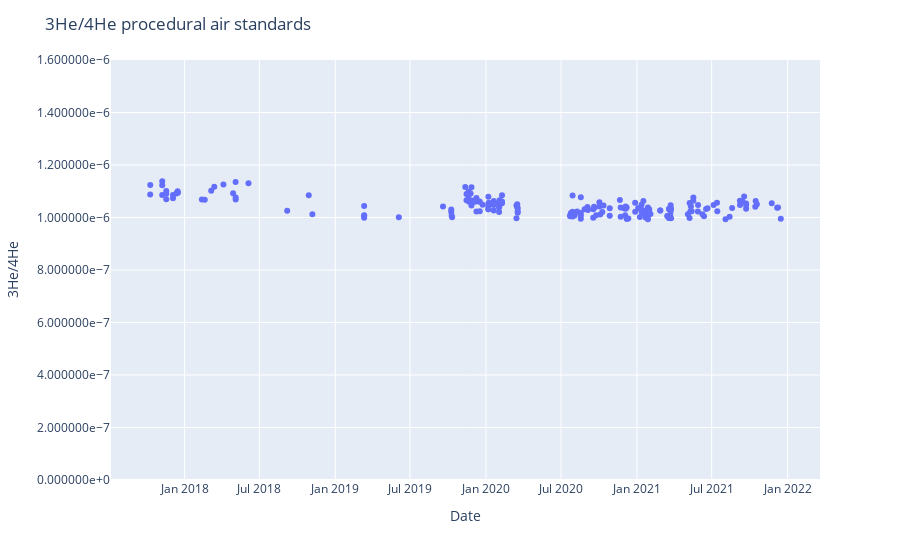

The notebook cell this image was saved under:
### Code cell
fig = px.scatter(df, x=df['Date'], y=df['3He/4He'], log_y=False)
#fig.add_scatter(x=dft.index, y=f['fa/mbar'], mode='scatter', name='Nitrogen')



fig.update_layout(
    title="3He/4He procedural air standards",
    xaxis_title="Date",
    yaxis_title="3He/4He ")
fig.update_layout(yaxis={ 'tickformat':'e', 'rangemode': 'tozero'})

fig.update_yaxes(range=[0,1.6e-6]) 
fig.update_xaxes

fig.show()

### Figure 1 — Plotly figure (JSON) as saved in the notebook; plotly's stock layout.template omitted (floating-point values rounded to 4 significant figures; data arrays with more than 128 entries replaced by an {"elided": "..."} marker saying what was removed)
{"data": [{"hovertemplate": "Date=%{x}<br>3He/4He=%{y}<extra></extra>", "legendgroup": "", "marker": {"color": "#636efa", "symbol": "circle"}, "mode": "markers", "name": "", "showlegend": false, "type": "scatter", "x": {"elided": "196 str values"}, "xaxis": "x", "y": {"elided": "196 float values"}, "yaxis": "y"}], "layout": {"legend": {"tracegroupgap": 0}, "margin": {"t": 60}, "title": {"text": "3He/4He procedural air standards"}, "xaxis": {"anchor": "y", "domain": [0, 1], "title": {"text": "Date"}}, "yaxis": {"anchor": "x", "domain": [0, 1], "range": [0, 1.6e-06], "rangemode": "tozero", "tickformat": "e", "title": {"text": "3He/4He "}}}}
